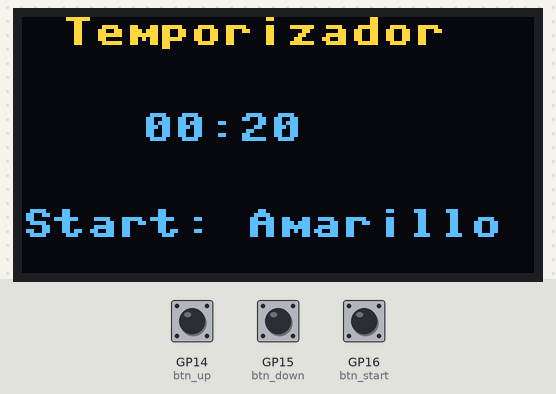
Recording of a program running on a simulated Raspberry Pi Pico running MicroPython. On the bench: 128×64 one-colour display. Wiring (from the project's diagram.json): green button on GP14, blue button on GP15, yellow button on GP16, buzzer on GP17. Inputs (shaded band) come from the test bench; at power-on: GP14 (btn_up) HIGH, GP16 (btn_start) HIGH, GP15 (btn_down) HIGH. The OLED is the two-colour kind (top 16 rows yellow); library files of the repository ran but are not shown: ssd1306.py.

Above: at 1.2 s.
1.3 s: GP14 (btn_up) pulled LOW for 1 s
At 3.3 s:
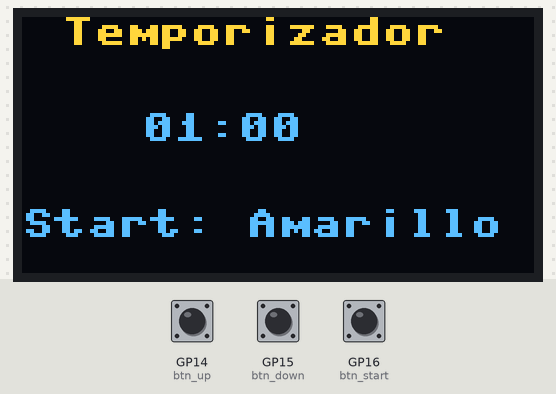
3.8 s: GP16 (btn_start) pulled LOW for 0.15 s
At 4.6 s:
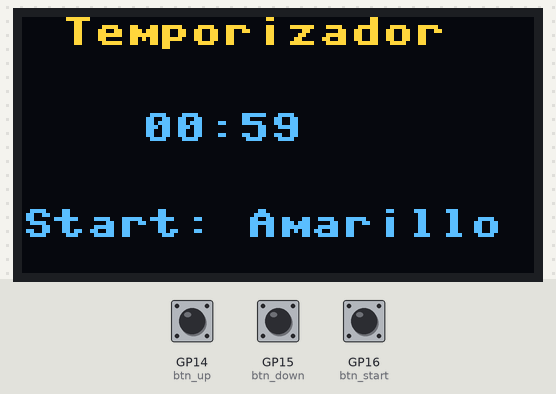
Timing chart, 0 to 6.8 s (numbered marks = the images above; inputs shaded):
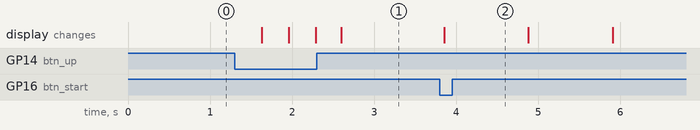

Measured:
- after the input at 1.3 s, the display: first changes after 0.33 s (image 1 shows a later state)
- after the input at 3.8 s, the display: changes after 0.05 s (image 2)

The program:

main.py
```python
from machine import Pin, I2C, PWM
import ssd1306
import time

# Configuración OLED
i2c = I2C(0, scl=Pin(1), sda=Pin(0))
oled = ssd1306.SSD1306_I2C(128, 64, i2c)

# Botones
btn_up = Pin(14, Pin.IN, Pin.PULL_UP) #Botón azul
btn_down = Pin(15, Pin.IN, Pin.PULL_UP) #Botón verde
btn_start = Pin(16, Pin.IN, Pin.PULL_UP) #Botón amarillo

# Buzzer (activo)
buzzer = PWM(Pin(17))
buzzer.duty_u16(0)  # Silencio al inicio

# Variables
tiempo = 20  # segundos iniciales
corriendo = False

# Función para mostrar el tiempo en formato mm:ss
def mostrar_tiempo(segundos):
    oled.fill(0)
    minutos = segundos // 60
    segs = segundos % 60
    oled.text("Temporizador", 10, 0)
    oled.text("{:02}:{:02}".format(minutos, segs), 30, 24)
    oled.text("Start: Amarillo", 0, 48)
    oled.show()

# Función para reproducir alarma
def sonar_alarma():
    for _ in range(5):
        buzzer.freq(1000)
        buzzer.duty_u16(30000)
        time.sleep(0.3)
        buzzer.duty_u16(0)
        time.sleep(0.2)

# Bucle principal
while True:
    mostrar_tiempo(tiempo)

    if not btn_up.value():
        tiempo += 10
        time.sleep(0.3)
    elif not btn_down.value() and tiempo >= 10:
        tiempo -= 10
        time.sleep(0.3)
    elif not btn_start.value():
        corriendo = True
        while tiempo > 0 and corriendo:
            tiempo -= 1
            mostrar_tiempo(tiempo)
            time.sleep(1)
            if not btn_start.value():
                corriendo = False
                time.sleep(0.3)

        if tiempo == 0:
            mostrar_tiempo(tiempo)
            sonar_alarma()
            time.sleep(2)
            tiempo = 60  # Reiniciar temporizador
```
